Frame 1 (no input): blank canvas, image omitted
Frame 60 (the mouse pressed at the canvas centre just before this capture): blank canvas, image omitted
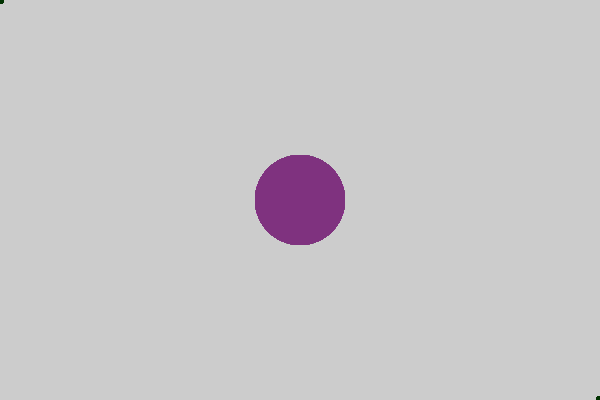
Frame 120 (the mouse held since frame 60 and released just before this capture)

The Processing sketch whose frames 1 and 60 were blank and that drew this single picture after the mouse press (run headless with seeded random() and noise(); from frame 60 on, the mouse is pressed at the canvas centre):

// Processing sketch: draw
// ── draw.pde
int size = 8;

void setup(){
  size(600, 400);
}

void draw(){
  drawDot();
}

void mousePressed(){
  size = 90;
}
void mouseReleased(){
  size = 8;
}

void drawDot(){
  noStroke();
  float r = map(mouseX, 0, width, 0, 255);
  float b = map(mouseY, 0, height, 0, 255);
  fill(r,50,b);
  circle(mouseX, mouseY, size);
  reflectDot(mouseX, mouseY);
}

void reflectDot(int x, int y){
  int newx = width - x;
  int newy = height - y;
  circle(newx, newy, size);
}
